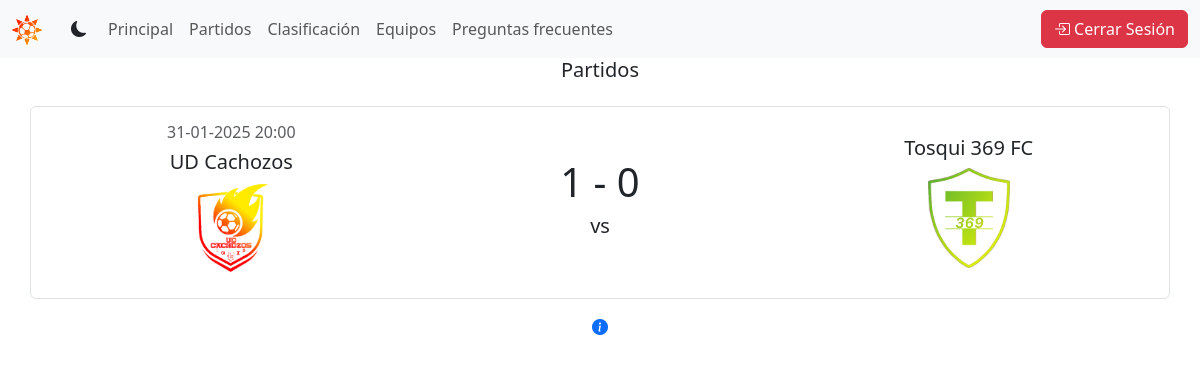
Page /games/ (signed in) on the committed database.
### games/models.py (models this page shows, shortened)
class Game(models.Model):
    local = models.ForeignKey(
        'tournament.Team', related_name='local_games', on_delete=models.CASCADE
    )
    away = models.ForeignKey('tournament.Team', related_name='away_games', on_delete=models.CASCADE)
    local_goals = models.SmallIntegerField(default=0)
    away_goals = models.SmallIntegerField(default=0)
    date = models.DateField(blank=True, null=True)
    time = models.TimeField(blank=True, null=True)
    pointed = models.BooleanField(default=False)
    class Meta:
        ordering = ['-date']

### tournament/models.py (models this page shows)
class Team(models.Model):
    name = models.CharField(max_length=100, unique=True)
    club_code = models.CharField(max_length=3, unique=True, default='UFC')
    shield = models.ImageField(upload_to='shields', default='shields/default.png')
    info = models.TextField(max_length=1000, blank=True)
    class Meta:
        ordering = ['name']
    def __str__(self) -> str:
        return self.name

### games/views.py (the view)
# urls.py: path('', views.games, name='games'),
def games(request):
    games = Game.objects.all()
    teams = Team.objects.all()
    return render(request, 'games/games.html', {'games': games, 'teams': teams})

### games/templates/games/games.html (shortened to what this page needs)
{% extends "base.html" %}
{% block content %}
  <h2 class="lead text-center">Partidos</h2>
        {% for game in games %}
          {% include "game.html" %}
              <div class="text-center mt-3">
                <a href="{% url 'games:game-info' game.id %}" class="text-decoration-none mx-2"> <i class="bi bi-info-circle-fill"></i></a>
              </div>
        {% empty %}
          <div class="d-flex justify-content-center mt-3">
            <div class="alert alert-info text-center col-12 col-md-6 col-lg-4" role="alert">
              ¡No hay partidos disponibles!
            </div>
          </div>
        {% endfor %}
{% endblock  %}

### shared/templates/game.html
<div class="container mt-4">
  <div class="row align-items-center border rounded p-3 mb-3">
    <div class="col text-center">
      <h6 class="text-muted text-center">
        {% if game.pointed %}
          <span class="font-weight-bold h5" data-toggle="collapse" data-target="#fecha{{ game.id }}" aria-expanded="false" aria-controls="fecha{{ game.id }}">
            Finalizado
          </span>
          <div class="collapse" id="fecha{{ game.id }}">
            <div class="mt-2">{{ game.date|date:"d-m-Y" }}  {{ game.time|time:"H:i" }}</div>
          </div>
        {% else %}
          {{ game.date|date:"d-m-Y" }}  {{ game.time|time:"H:i" }}
        {% endif %}
      </h6>
      <h5>{{ game.local }}</h5>
      <div class="d-flex justify-content-center align-items-center" style="height: 100px;">
        <img src="{{ game.local.shield.url }}" alt="{{ game.local }}" class="img-fluid" style="max-height: 100%; max-width: 100%; object-fit: contain;">
      </div>
    </div>
    <div class="col text-center">
      <h4 style="font-size: 2.5rem;">{{ game.local_goals }} - {{ game.away_goals }}</h4>
      <h5>vs</h5>
    </div>
    <div class="col text-center">
      <h5>{{ game.away }}</h5>
      <div class="d-flex justify-content-center align-items-center" style="height: 100px;">
        <img src="{{ game.away.shield.url }}" alt="{{ game.away }}" class="img-fluid" style="max-height: 100%; max-width: 100%; object-fit: contain;">
      </div>
    </div>
  </div>
</div>

### rows in the picture
Game: date "31-01-2025", time "20:00", local "UD Cachozos", local.shield (picture), local_goals "1", away_goals "0", away "Tosqui 369 FC", away.shield (picture)
